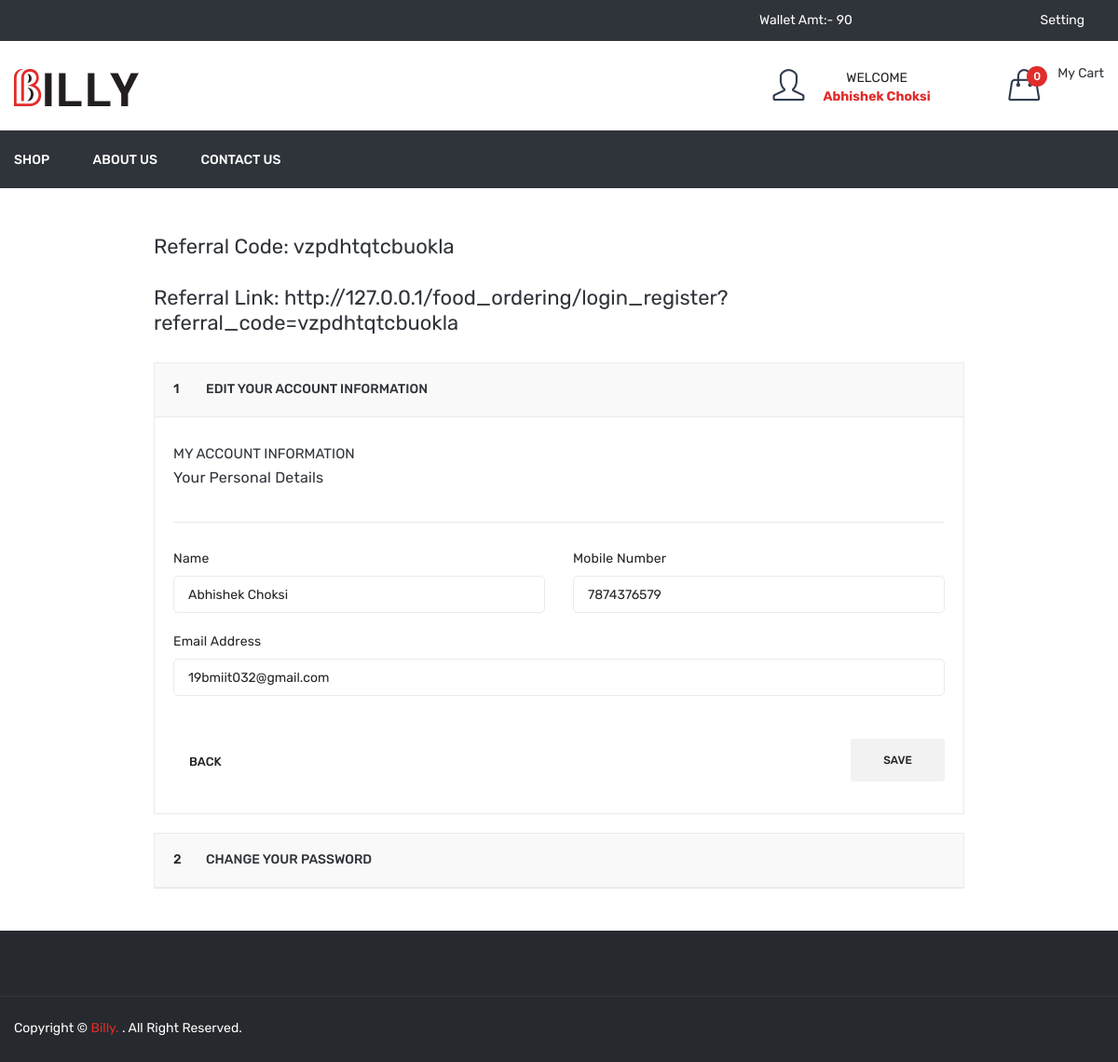
The app's page /profile.php (signed in) with its own data.
### tables this page shows
CREATE TABLE IF NOT EXISTS `user` (
  `id` int NOT NULL AUTO_INCREMENT,
  `name` varchar(50) NOT NULL,
  `email` varchar(50) NOT NULL,
  `mobile` varchar(15) NOT NULL,
  `password` varchar(100) NOT NULL,
  `status` int NOT NULL,
  `email_verify` int NOT NULL,
  `rand_str` varchar(20) NOT NULL,
  `referral_code` varchar(20) NOT NULL,
  `from_referral_code` varchar(20) NOT NULL,
  `added_on` datetime NOT NULL,
  PRIMARY KEY (`id`)
);

### function.inc.php (called while the page is built, shortened)
<?php
function getUserDetailsByid($uid = '')
{
  global $con;
  $data['name'] = '';
  $data['email'] = '';
  $data['mobile'] = '';
  $data['referral_code'] = '';
  if (isset($_SESSION['FOOD_USER_ID']) || $_SESSION['FOOD_USER_ID'] > 0) {
    $uid = $_SESSION['FOOD_USER_ID'];
  }
  $row = mysqli_fetch_assoc(mysqli_query($con, "select * from user where id='$uid'"));
  $data['name'] = $row['name'];
  $data['email'] = $row['email'];
  $data['mobile'] = $row['mobile'];
  $data['referral_code'] = $row['referral_code'];
  return $data;
}
?>

### profile.php (the view, shortened to what this page needs)
<?php
include("header.php");
$getUserDetailsByid = getUserDetailsByid();
?>
<div class="myaccount-area pb-25 pt-50">
    <div class="container">
        <div class="row">
            <div class="ml-auto mr-auto col-lg-9">
                <div>
                    <h4>Referral Code: <?php echo $getUserDetailsByid['referral_code'] ?></h4><br />
                    <h4>Referral Link: <?php echo FRONT_SITE_PATH ?>login_register?referral_code=<?php echo $getUserDetailsByid['referral_code'] ?></h4><br />
                </div>
                <div class="checkout-wrapper">
                    <div id="faq" class="panel-group">
                        <div class="panel panel-default">
                            <div class="panel-heading">
                                <h5 class="panel-title"><span>1</span> <a data-toggle="collapse" data-parent="#faq" href="#my-account-1">Edit your account information </a></h5>
                            </div>
                            <div id="my-account-1" class="panel-collapse collapse show">
                                <div class="panel-body">
                                    <form method="post" id="frmProfile">
                                        <div class="billing-information-wrapper">
                                            <div class="account-info-wrapper">
                                                <h4>My Account Information</h4>
                                                <h5>Your Personal Details</h5>
                                            </div>
                                            <div class="row">
                                                <div class="col-lg- col-md-6">
                                                    <div class="billing-info">
                                                        <label>Name</label>
                                                        <input type="text" name="name" required value="<?php echo $getUserDetailsByid['name'] ?>">
                                                    </div>
                                                </div>
                                                <div class="col-lg-6 col-md-6">
                                                    <div class="billing-info">
                                                        <label>Mobile Number</label>
                                                        <input type="tel" name="mobile" required value="<?php echo $getUserDetailsByid['mobile'] ?>">
                                                    </div>
                                                </div>
                                                <div class="col-lg-12 col-md-12">
                                                    <div class="billing-info">
                                                        <label>Email Address</label>
                                                        <input type="email" value="<?php echo $getUserDetailsByid['email'] ?>" readonly>
                                                    </div>
                                                </div>
                                            </div>
                                            <div class="billing-back-btn">
                                                <div class="billing-back">
                                                    <a href=""><i class="ion-arrow-up-c"></i> back</a>
                                                </div>
                                                <div class="billing-btn">
                                                    <button type="submit" id="profile_submit">Save</button>
                                                </div>
                                            </div>
                                        </div>
                                    </form>
                                </div>
                            </div>
                        </div>
                        <div class="panel panel-default">
                            <div class="panel-heading">
                                <h5 class="panel-title"><span>2</span> <a data-toggle="collapse" data-parent="#faq" href="#my-account-2">Change your password </a></h5>
                            </div>
                        </div>
                    </div>
                </div>
            </div>
        </div>
    </div>
</div>
<?php
include("footer.php");
?>

### records on screen
user: referral_code "vzpdhtqtcbuokla", name "Abhishek Choksi", mobile "7874376579", email "19bmiit032@gmail.com"

### other values on screen
$getWalletAmt "90"
$_SESSION['FOOD_USER_NAME'] "Abhishek Choksi"
$totalCartDish "0"
FRONT_SITE_PATH "http://127.0.0.1/food_ordering/"
